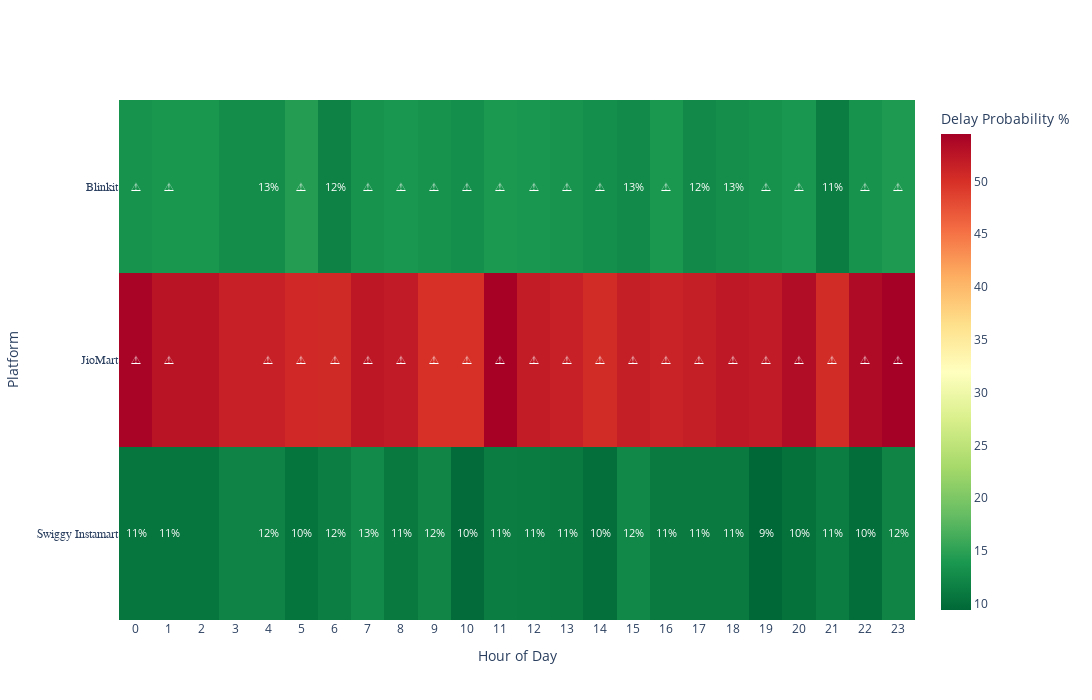

Notebook cell for this chart:
### Code cell
import plotly.express as px
import numpy as np
import pandas as pd

# make a copy so we don’t modify original pivot
heatmap_data = delay_pivot.copy()

threshold = 13
text_labels = heatmap_data.applymap(lambda x: "⚠️" if x > threshold else f"{x:.0f}%")

fig = go.Figure(data=go.Heatmap(    
    z=heatmap_data.values,
    x=heatmap_data.columns,
    y=heatmap_data.index,
    text=text_labels.values,
    texttemplate="%{text}",  # shows our custom text
    textfont={"size":11},
    colorscale='RdYlGn_r',  # Red for high breach, green for low
    colorbar=dict(title="Delay Probability %"
)))

fig.update_layout(
    xaxis=dict(title="Hour of Day", tickmode='linear'),
    yaxis=dict(title="Platform", autorange="reversed", tickfont=dict(family='Arial Black', size=12)),
    width=1100,
    height=700,
    template="plotly_white",
    title_font=dict(size=24, family='Arial black', color='black')
)

fig.show()

### Figure 1 — Plotly figure (JSON) as saved in the notebook; plotly's stock layout.template omitted (floating-point values rounded to 4 significant figures)
{"data": [{"colorbar": {"title": {"text": "Delay Probability %"}}, "colorscale": [[0, "rgb(0,104,55)"], [0.1, "rgb(26,152,80)"], [0.2, "rgb(102,189,99)"], [0.3, "rgb(166,217,106)"], [0.4, "rgb(217,239,139)"], [0.5, "rgb(255,255,191)"], [0.6, "rgb(254,224,139)"], [0.7, "rgb(253,174,97)"], [0.8, "rgb(244,109,67)"], [0.9, "rgb(215,48,39)"], [1, "rgb(165,0,38)"]], "text": [["⚠️", "⚠️", "13%", "⚠️", "12%", "⚠️", "⚠️", "⚠️", "⚠️", "⚠️", "⚠️", "⚠️", "⚠️", "13%", "⚠️", "12%", "13%", "⚠️", "⚠️", "11%", "⚠️", "⚠️"], ["⚠️", "⚠️", "⚠️", "⚠️", "⚠️", "⚠️", "⚠️", "⚠️", "⚠️", "⚠️", "⚠️", "⚠️", "⚠️", "⚠️", "⚠️", "⚠️", "⚠️", "⚠️", "⚠️", "⚠️", "⚠️", "⚠️"], ["11%", "11%", "12%", "10%", "12%", "13%", "11%", "12%", "10%", "11%", "11%", "11%", "10%", "12%", "11%", "11%", "11%", "9%", "10%", "11%", "10%", "12%"]], "textfont": {"size": 11}, "texttemplate": "%{text}", "type": "heatmap", "x": [0, 1, 4, 5, 6, 7, 8, 9, 10, 11, 12, 13, 14, 15, 16, 17, 18, 19, 20, 21, 22, 23], "y": ["Blinkit", "JioMart", "Swiggy Instamart"], "z": [[13.4, 13.8, 12.9, 14.5, 11.8, 13.4, 13.7, 13.4, 13.1, 14.0, 13.7, 13.5, 13.1, 12.6, 13.9, 12.5, 13.0, 13.3, 13.7, 11.4, 13.4, 14.2], [54.1, 52.7, 51.4, 50.7, 50.6, 52.3, 52.0, 50.0, 50.0, 54.3, 51.9, 51.4, 50.4, 51.7, 51.2, 51.7, 52.2, 52.0, 53.3, 50.4, 53.5, 54.5], [10.7, 10.6, 11.9, 10.5, 11.5, 12.6, 11.0, 12.1, 9.7, 11.3, 11.2, 11.1, 10.1, 12.4, 11.1, 11.1, 11.1, 9.4, 10.3, 11.3, 10.0, 12.0]]}], "layout": {"height": 700, "title": {"font": {"color": "black", "family": "Arial black", "size": 24}}, "width": 1100, "xaxis": {"tickmode": "linear", "title": {"text": "Hour of Day"}}, "yaxis": {"autorange": "reversed", "tickfont": {"family": "Arial Black", "size": 12}, "title": {"text": "Platform"}}}}
